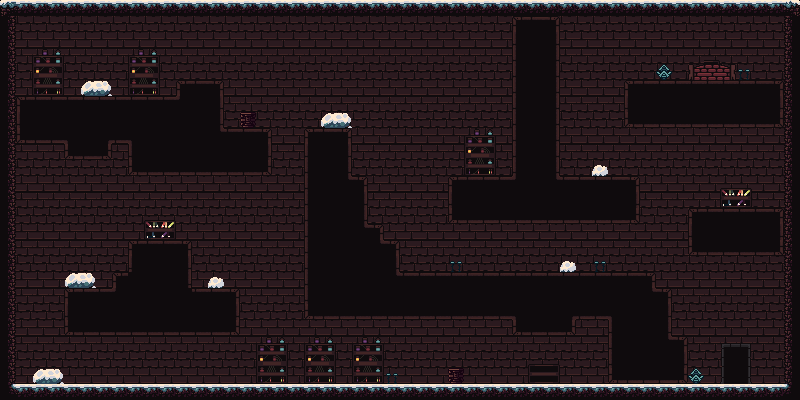

The image is a tile-based game level rendered from a .tmx file. Its description and source (layers, tilesets, objects; grid data summarised) follow:
An orthogonal 50x25 tile map with 16x16 px tiles, 4 tile layers (BackgroundLayer, BackgroundLayer, BackgroundLayer, TilesLayer) and 6 objects (5x Enemy, Player).

<map version="1.2" tiledversion="1.2.3" orientation="orthogonal" renderorder="right-down" width="50" height="25" tilewidth="16" tileheight="16" infinite="0" nextlayerid="16" nextobjectid="21">
 <tileset firstgid="1" name="fantasy" tilewidth="16" tileheight="16" tilecount="4816" columns="86">
  <image source="../assets/fantasy.png" trans="ff00ff" width="1376" height="896" />
 </tileset>
 <layer id="12" name="BackgroundLayer" width="50" height="25">
  <data>[1250 cells, 1250 non-empty, 3 distinct tile ids]</data>
 </layer>
 <layer id="13" name="BackgroundLayer" width="50" height="25">
  <data>[1250 cells, 77 non-empty, 29 distinct tile ids]</data>
 </layer>
 <layer id="14" name="BackgroundLayer" width="50" height="25">
  <data>[1250 cells, 0 non-empty, 0 distinct tile ids]</data>
 </layer>
 <layer id="11" name="TilesLayer" width="50" height="25">
  <data>[1250 cells, 501 non-empty, 20 distinct tile ids]</data>
 </layer>
 <objectgroup id="15" name="ObjectsLayer">
  <object id="7" name="Player" type="Player" gid="2163" x="727" y="358" width="16" height="16" />
  <object id="16" name="Enemy5" type="Enemy" gid="4237" x="144" y="367" width="16" height="16" />
  <object id="17" name="Enemy4" type="Enemy" gid="4237" x="307" y="365" width="16" height="16" />
  <object id="18" name="Enemy3" type="Enemy" gid="4237" x="460" y="364" width="16" height="16" />
  <object id="19" name="Enemy2" type="Enemy" gid="4237" x="104" y="66" width="16" height="16" />
  <object id="20" name="Enemy1" type="Enemy" gid="4237" x="527" y="260" width="16" height="16" />
 </objectgroup>
</map>
